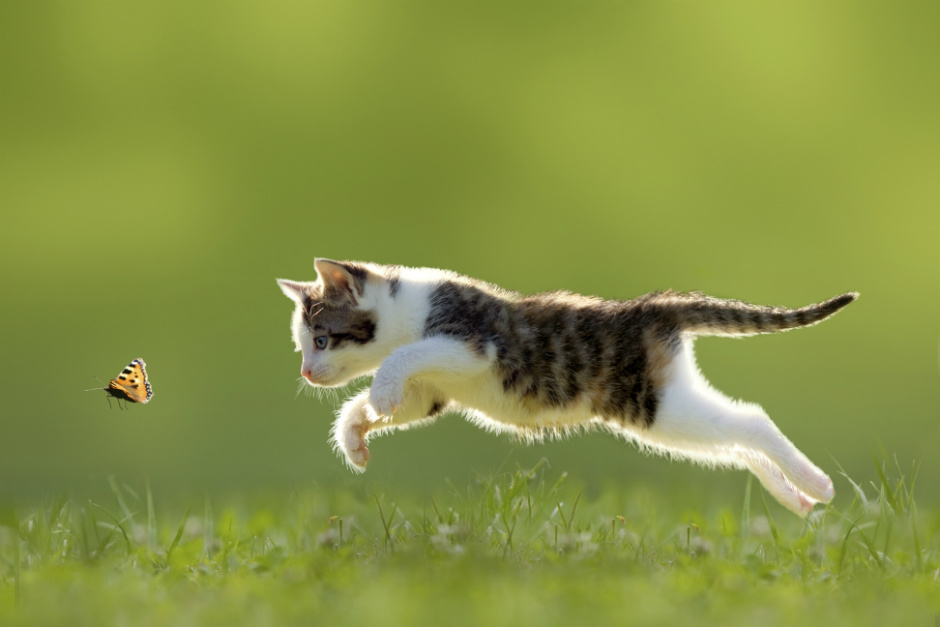
#> input picture clase04/gatito.jpg, 940 x 627 px
$ python histograma.py
#> lines starting #> are read from the running program, lines starting #| are printed output that depends on the picture
from PIL import Image, ImageDraw

imagen = Image.open('gatito.jpg')
#> imagen is the input picture: PIL image 940x627 RGB; mean R, G, B 134, 146.1, 69

# [0, 0, 0, 0, ...]
rojos = [0 for _ in range(256)]
verdes = [0 for _ in range(256)]
azules = [0 for _ in range(256)]

for rojo, verde, azul in imagen.getdata():
    rojos[rojo] += 1
    verdes[verde] += 1
    azules[azul] += 1
#> this loop made 589380 passes
#> (rojo, verde, azul) on passes 1 to 3: (119, 134, 49), (119, 134, 49), (117, 135, 49)
#> after the loop, azules = 256 values, max 29298 at index 67, min 17 at index 254, mean 2302.3; rojos = 256 values, max 14232 at index 146, min 34 at index 0, mean 2302.3; verdes = 256 values, max 17956 at index 161, min 70 at index 1, mean 2302.3


def crear_histograma(conteos, nombre_archivo, incremento):
#> called with nombre_archivo = 'rojo.bmp'
    lienzo = Image.new('RGB', (255, 255), 'white')
#> lienzo: PIL image 255x255 RGB; every value is 255
    lapiz = ImageDraw.Draw(lienzo)

    maximo = max(conteos)
#> maximo = 14232
    color_linea = (0, 0, 0)
    for color, conteo in enumerate(conteos):
        punto_inicial = (color, 255)
        punto_final = (color, (255 - (conteo / maximo) * 255))
        lapiz.line([punto_inicial, punto_final], color_linea, 1)
        color_linea = incremento(color_linea)
#> this loop made 256 passes
#> (conteo, punto_inicial, punto_final, color_linea) on passes 1 to 3: (34, (0, 255), (0, 254.4), (1, 0, 0)), (66, (1, 255), (1, 253.8), (2, 0, 0)), (41, (2, 255), (2, 254.3), (3, 0, 0))

    lienzo.save(nombre_archivo)
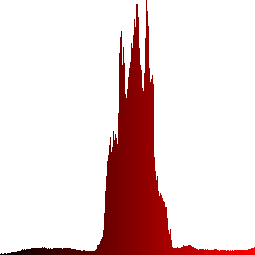
#> saved as rojo.bmp: PIL image 255x255 RGB; mean R, G, B 235.1, 213.1, 213.1


crear_histograma(
    rojos,
    'rojo.bmp',
    lambda color: (color[0] + 1, color[1], color[2])
)

crear_histograma(
    verdes,
    'verde.bmp',
    lambda color: (color[0], color[1] + 1, color[2])
)
#> call 2 of crear_histograma, with nombre_archivo = 'verde.bmp'
#> in crear_histograma (call 2), `maximo = max(conteos)`: maximo = 17956
#> the loop in crear_histograma (call 2), `for color, conteo in enumerate(conteos):` made 256 passes
#> (conteo, punto_inicial, punto_final, color_linea) on passes 1 to 3: (126, (0, 255), (0, 253.2), (0, 1, 0)), (70, (1, 255), (1, 254), (0, 2, 0)), (71, (2, 255), (2, 254), (0, 3, 0))
#> in crear_histograma (call 2), `lienzo.save(nombre_archivo)`:
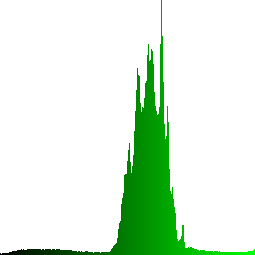
#> saved as verde.bmp: PIL image 255x255 RGB; mean R, G, B 221.7, 240.7, 221.7

crear_histograma(
    azules,
    'azul.bmp',
    lambda color: (color[0], color[1], color[2] + 1)
)
#> call 3 of crear_histograma, with nombre_archivo = 'azul.bmp'
#> in crear_histograma (call 3), `maximo = max(conteos)`: maximo = 29298
#> the loop in crear_histograma (call 3), `for color, conteo in enumerate(conteos):` made 256 passes
#> (conteo, punto_inicial, punto_final, color_linea) on passes 1 to 3: (554, (0, 255), (0, 250.2), (0, 0, 1)), (223, (1, 255), (1, 253.1), (0, 0, 2)), (218, (2, 255), (2, 253.1), (0, 0, 3))
#> in crear_histograma (call 3), `lienzo.save(nombre_archivo)`:
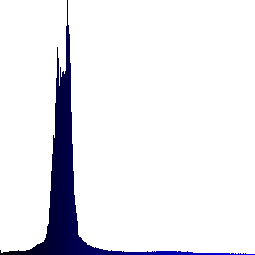
#> saved as azul.bmp: PIL image 255x255 RGB; mean R, G, B 234.4, 234.4, 240.1
